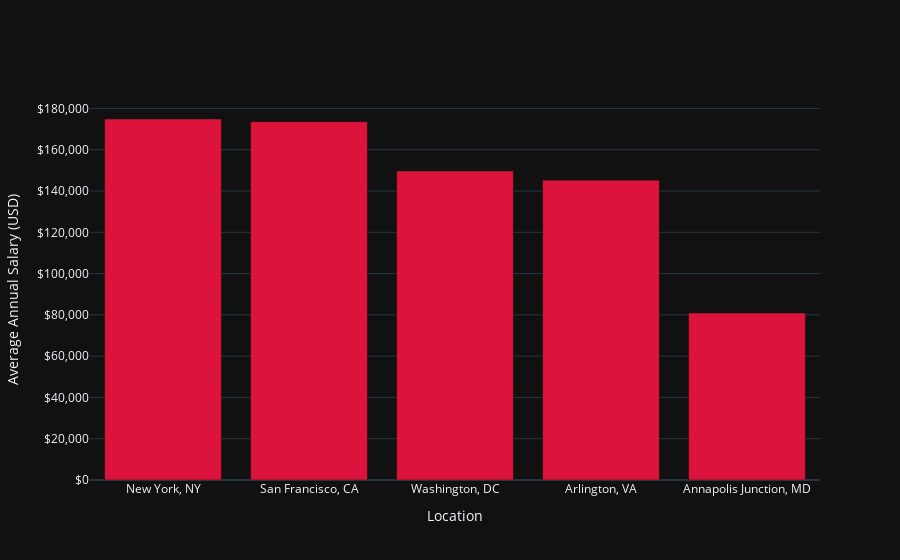

Source (notebook cell):
### Code cell
# filter out 'Anywhere' and 'United States' locations
df_filtered = df.loc[~df['location'].isin(['Anywhere', 'United States'])]

# calculate the average salary for each location
df_avg_salary = df_filtered.groupby('location')['salary'].mean().reset_index()

# sort the locations by their frequency and select the top 5
df_top_locations = df_filtered['location'].value_counts().head(5).reset_index()
df_top_locations = df_avg_salary.loc[df_avg_salary['location'].isin(df_top_locations['index'])]

df_top_locations = df_top_locations.sort_values('salary', ascending=False)

# create the bar plot
bar = go.Bar(x=df_top_locations['location'], y=df_top_locations['salary'], name = '', marker=dict(color='crimson'),
             hovertemplate='<b>City: </b>%{x}<br><b>Average Salary: </b>$%{y:,.2f}')

# set the plot layout
layout = go.Layout(
                   xaxis_title='Location',
                   yaxis_title='Average Annual Salary (USD)',
                   yaxis=dict(tickformat='$,.0f'),
                   template='plotly_dark')

# create the figure and show the plot
fig = go.Figure(data=[bar], layout=layout)
fig.show()


fig.write_html("../../website/plots/plot-18.html")

### Figure 1 — Plotly figure (JSON) as saved in the notebook; plotly's stock layout.template omitted (floating-point values rounded to 4 significant figures)
{"data": [{"hovertemplate": "<b>City: </b>%{x}<br><b>Average Salary: </b>$%{y:,.2f}", "marker": {"color": "crimson"}, "name": "", "type": "bar", "x": ["New York, NY", "San Francisco, CA", "Washington, DC", "Arlington, VA", "Annapolis Junction, MD"], "y": [174900.0, 173600.0, 149700.0, 145300.0, 80900]}], "layout": {"xaxis": {"title": {"text": "Location"}}, "yaxis": {"tickformat": "$,.0f", "title": {"text": "Average Annual Salary (USD)"}}}}
